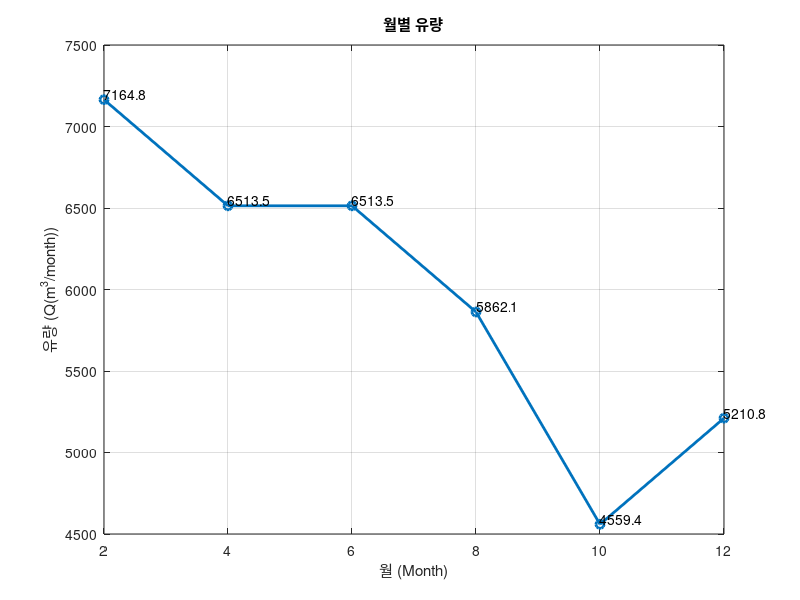

The MATLAB source for this figure:
function plot_data_function()

    month = [2, 4, 6, 8, 10, 12];
    Q = [7164.8, 6513.5, 6513.5, 5862.1, 4559.4, 5210.8];
    figure;
    plot(month, Q, '-o', 'LineWidth', 2);
    xlabel('월 (Month)');
    ylabel('유량 (Q(m^3/month))');
    title('월별 유량');
    grid on;
    text(month, Q, num2str(Q', '%.1f'), 'HorizontalAlignment', 'left', 'VerticalAlignment', 'bottom');
end
